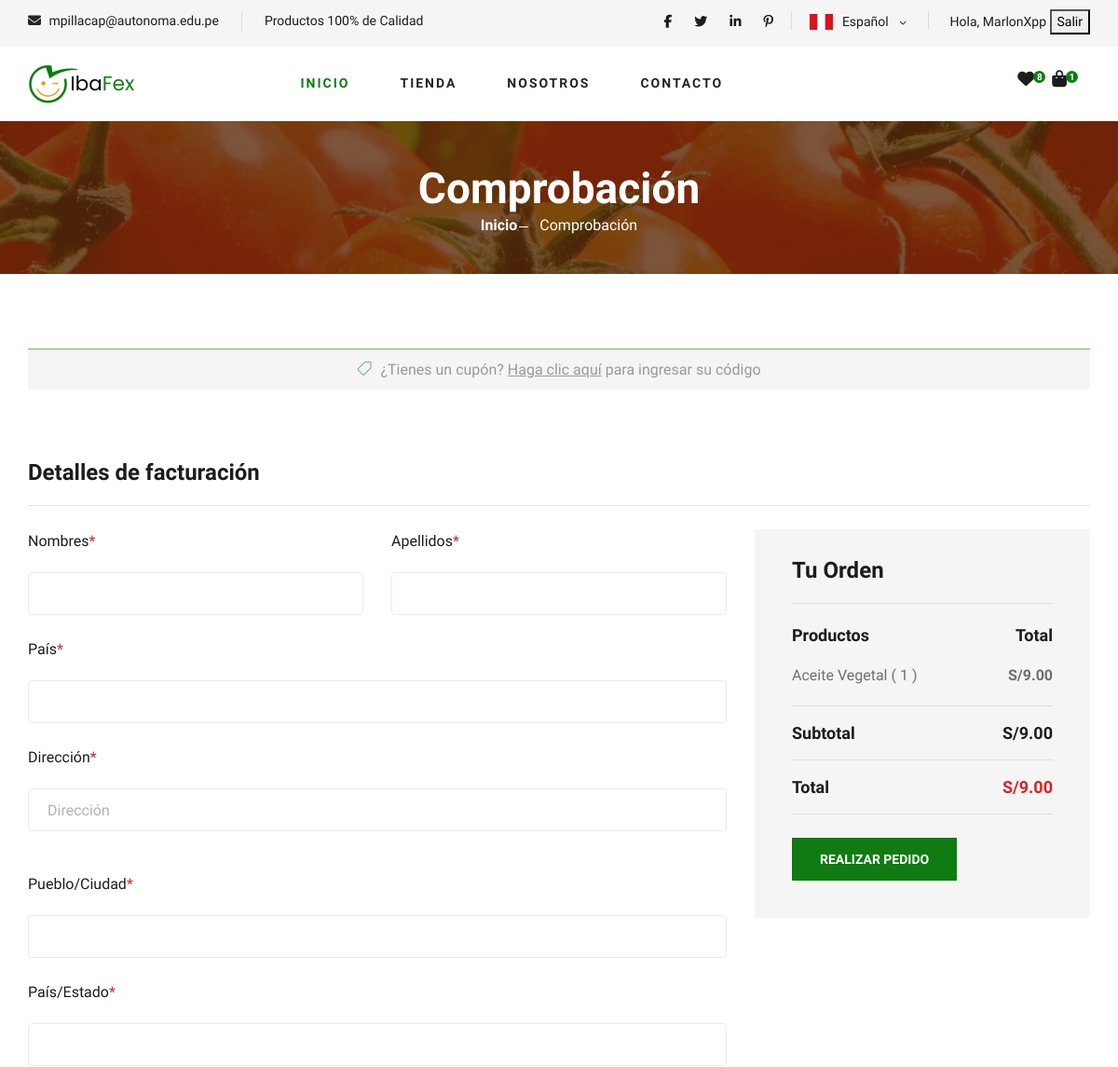
The app's page /payments/checkout/ (signed in, upper part), older data.
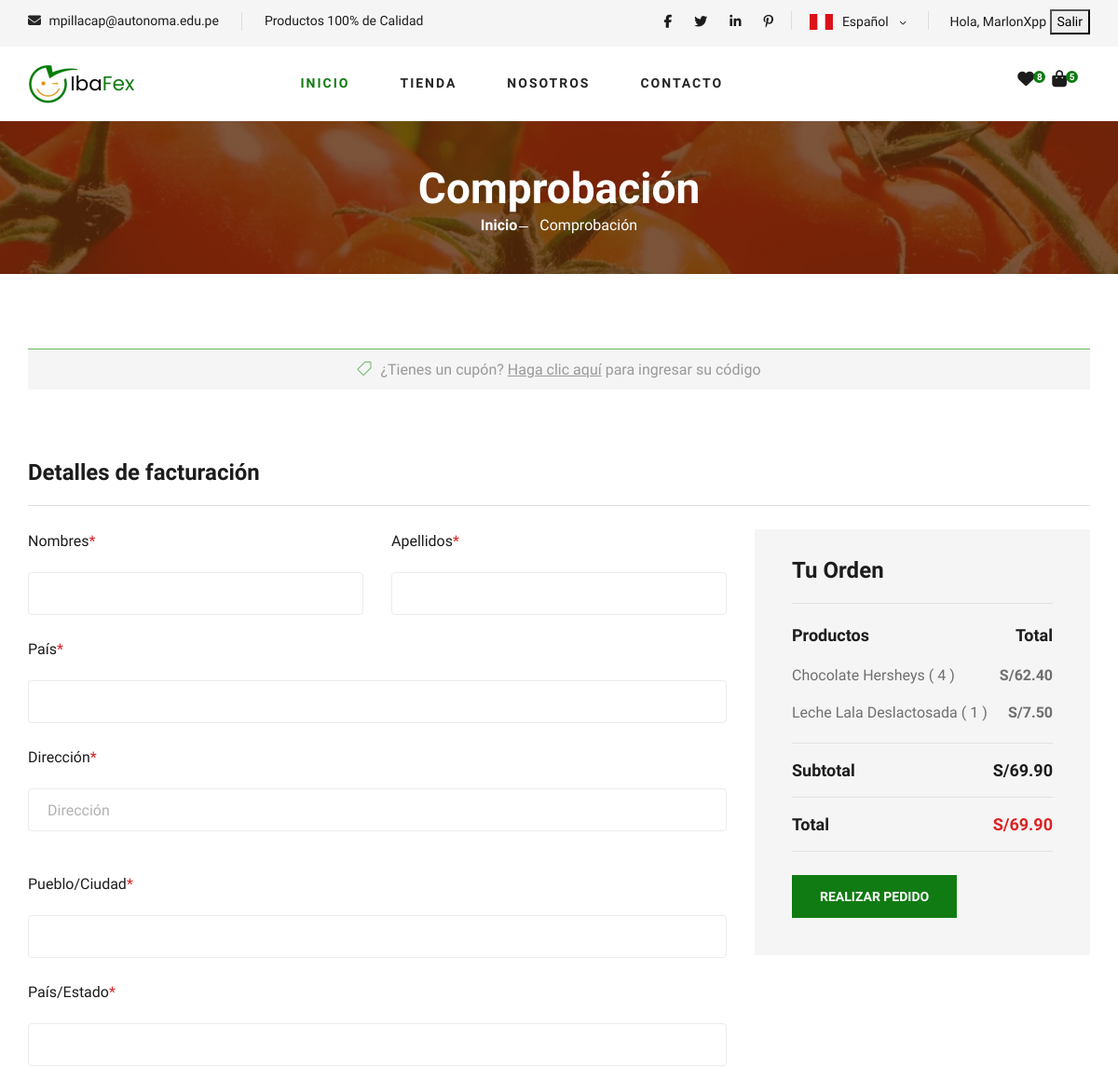
The same page, newer data.
### products/models.py (models this page shows, shortened)
class CartItem(models.Model):
    user = models.ForeignKey(User, on_delete=models.CASCADE)
    product = models.ForeignKey(Product, on_delete=models.CASCADE)
    quantity = models.PositiveIntegerField(default=1)
    def total_price(self):
        return self.product.price * self.quantity

class Product(models.Model):
    UNIT_WEIGHT = [
        ('kg', 'Kilogramo'),
        ('g', 'Gramo'),
        ('mg', 'Miligramo'),
        ('lb', 'Libra'),
        ('oz', 'Onza'),
    ]
    OPTION_DISCOUNT =  [
        (5, '5%'),
        (10, '10%'),
        (15, '15%'),
        (20, '20%'),
        (30, '30%'),
    ]
    OPTION_CATEGORY =  [
        ('Leche', 'Leche'),
        ('Aceites', 'Aceites'),
        ('Chocolates', 'Chocolates'),
        ('Frijoles', 'Frijoles'),
        ('Higiene Dental', 'Higiene Dental'),
        ('Fórmulas Infantiles', 'Fórmulas Infantiles'),
        ('Dulces', 'Dulces'),
        ('Galleta', 'Galleta'),
        ('Productos Extras', 'Productos Extras'),
    ]
    name = models.CharField(max_length=255, verbose_name="Nombre del Producto")  # Nombre del producto
    description = models.TextField(verbose_name="Descripción del Producto")  # Descripción detallada del producto
    price = models.DecimalField(max_digits=10, decimal_places=2, verbose_name="Precio del Producto")  # Precio del producto
    brand = models.CharField(max_length=255, verbose_name="Marca del Producto")  # Marca o fabricante del producto
    stock = models.PositiveIntegerField(verbose_name="Stock del Producto")  # Cantidad de stock disponible
    image = models.ImageField(upload_to='products/', verbose_name="Imagen del Producto")  # Imagen del producto
    category = models.CharField(choices=OPTION_CATEGORY, max_length=255, verbose_name="Categoría del Producto")  # Categoría del producto (ej: "Frutas", "Verduras")
    featured = models.BooleanField(default=False, verbose_name="Producto Destacado")  # Indica si el producto es destacado o no
    date_added = models.DateTimeField(auto_now_add=True, verbose_name="Fecha")  # Fecha en que se añadió el producto
    likes = models.PositiveIntegerField(default=0, verbose_name="Me gustas del Producto")  # Número de "me gusta" o valoraciones del producto
    sales = models.PositiveIntegerField(default=0, verbose_name="Cantidad Vendida del Producto")  # Cantidad de veces que se ha vendido el producto
    weight = models.DecimalField(max_digits=20, decimal_places=2, verbose_name="Peso del Producto")
    unit_weight = models.CharField(max_length=2, verbose_name="Unidad de peso", choices=UNIT_WEIGHT)
    discount = models.PositiveIntegerField(choices=OPTION_DISCOUNT, default=0, null=True, blank=True, verbose_name="Descuento del Producto")  # Limitar las opciones de descuento # Cambié max_length y agregué un valor por defecto
    liked_by = models.ManyToManyField(User, related_name='liked_products', blank=True)  # Identificar a los usuarios que le dieron like

class Cart(models.Model):
    user = models.OneToOneField(User, on_delete=models.CASCADE)
    items = models.ManyToManyField(CartItem, blank=True)
    def subtotal(self):
        return sum(item.total_price() for item in self.items.all())

### payments/views.py (the view)
# urls.py: path("checkout/", views.checkout , name="checkout"),
@login_required
def checkout(request):
    if request.user.is_authenticated:
        cart, created = Cart.objects.get_or_create(user=request.user)
        total_items = sum(item.quantity for item in cart.items.all())
    else:
        cart = None  # No hay carrito para usuarios no autenticados
        total_items = 0  # Por defecto, el total de productos es 0
    favorite_products_count = Product.objects.filter(liked_by=request.user).count() if request.user.is_authenticated else 0
    print(f"obtuvo esto: {favorite_products_count}")
    return render(request, "checkout.html",{
        "cart": cart,
        "total_items":total_items,
        "company_data": get_company_data(),
        "favorite_products_count":favorite_products_count,
    })

### main/views.py (called while the page is built)
def get_company_data():
    company = Company.objects.first()
    exist = Company.objects.exists()
    count = Company.objects.count()
    if exist:
        print(f"Hay solo {count} tabla en Compania")
        return company  # Obtén el primer objeto de Company
    else:
        return "No hay registro"

### payments/templates/checkout.html (shortened to what the changed rows need)
<!DOCTYPE html>
<html lang="zxx">
<head>
    {% include "head.html" %}
    {% load static %}
</head>
<body>
    {% include "header.html" %}
    <section class="breadcrumb-section set-bg" data-setbg="{% static "img/breadcrumb.jpg" %}">
        <div class="container">
            <div class="row">
                <div class="col-lg-12 text-center">
                    <div class="breadcrumb__text">
                        <h2>Comprobación</h2>
                    </div>
                </div>
            </div>
        </div>
    </section>
    <section class="checkout spad">
        <div class="container">
            <div class="checkout__form">
                <form action="{% url 'method_buy' %}" method="POST">
                    <div class="row">
                        <div class="col-lg-4 col-md-6">
                            <div class="checkout__order">
                                <ul>
                                    {% for item in cart.items.all %}
                                    <li>{{ item.product.name }} ( {{ item.quantity }} )<span>S/{{ item.total_price }}</span></li>
                                    {% endfor %}
                                </ul>
                                <div class="checkout__order__subtotal">Subtotal <span>S/{{ cart.subtotal }}</span></div>
                                <div class="checkout__order__total">Total <span>S/{{ cart.subtotal }}</span></div>
                        </div>
                        </div>
                    </div>
                </form>
            </div>
        </div>
    </section>
</body>
</html>

### main/templates/header.html (shortened to what this page needs)
{% load static %}
<header class="header">
    <div class="header__top">
        <div class="container">
            <div class="row">
                <div class="col-lg-6 col-md-6">
                    <div class="header__top__left">
                        <ul>
                            <li><i class="fa fa-envelope"></i>
                                {% if company_data != "No hay registro" %}
                                    <span>{{ company_data.email }}</span>
                                {% else %}
                                    <span>{{ company_data }}</span>
                                {% endif %}
                            </li>
                            <li>Productos 100% de Calidad</li>
                        </ul>
                    </div>
                </div>
                <div class="col-lg-6 col-md-6">
                    <div class="header__top__right">
                        <div class="header__top__right__social">
                            <a href="#"><i class="fa fa-facebook"></i></a>
                            <a href="#"><i class="fa fa-twitter"></i></a>
                            <a href="#"><i class="fa fa-linkedin"></i></a>
                            <a href="#"><i class="fa fa-pinterest-p"></i></a>
                        </div>
                        <div class="header__top__right__language">
                            <img src="{% static "img/language-spanish.png" %}" class="img-lenguage" alt="">
                            <div>Español</div>
                            <span class="arrow_carrot-down"></span>
                        </div>
                        <div class="header__top__right__auth">
                            {% if user.is_authenticated %}
                                <a class="saludar-usuario"> Hola,
                                    <span class="nombre-usuario"> {{ user.username }} </span>
                                    <button onclick="exit()">Salir</button>
                                </a>
                            {% else %}
                                <a href="{% url "login" %}"><i class="fa fa-user"></i>Inicia Sesión</a>
                            {% endif %}
                        </div>
                    </div>
                </div>
            </div>
        </div>
    </div>
    <div class="container">
        <div class="row">
            <div class="col-lg-3">
                <div class="header__logo">
                    <a href="{% url "home" %}"><img src="{% static "img/logo.png" %}" alt="Logo de IbaFex Tienda de Abarrotes en Línea"></a>
                </div>
            </div>
            <div class="col-lg-6">
                <nav class="header__menu">
                    <ul>
                        <li class="active"><a href="{% url "home" %}">Inicio</a></li>
                        <li><a href="{% url "shop-grid" %}">Tienda</a></li>
                        <li><a href="{% url "blog-details" %}">Nosotros</a></li>
                        <li><a href="{% url "contact" %}">Contacto</a></li>
                    </ul>
                </nav>
            </div>
            <div class="col-lg-3">
                <div class="header__cart">
                    <ul>
                        <li><a href="#"><i class="fa fa-heart"></i> <span>{{ favorite_products_count }}</span></a></li>
                        <li><a href="{% url 'cart_detail' %}"><i class="fa fa-shopping-bag"></i> <span>{{ total_items }}</span></a></li>
                    </ul>
                </div>
            </div>
        </div>
    </div>
</header>

Row changes from the older to the newer data that the page shows:
removed CartItem: product.name "Aceite Vegetal", quantity "1", total_price "9.00"
added CartItem: product.name "Chocolate Hersheys", quantity "4", total_price "62.40"
added CartItem: product.name "Leche Lala Deslactosada", quantity "1", total_price "7.50"
computed for Cart: subtotal "9.00" → "69.90"
Text that changed along with them:
{{ total_items }}: "1" → "5"
